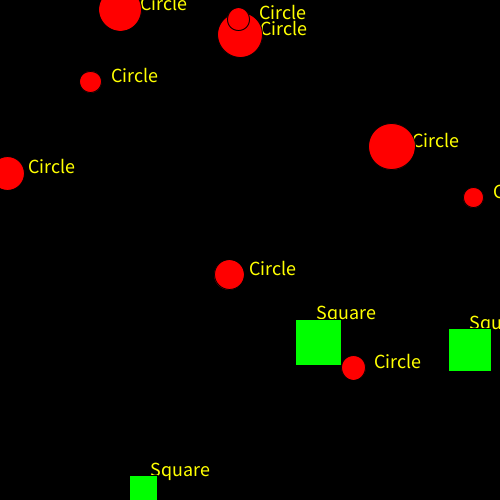
Frame 1 (no input)
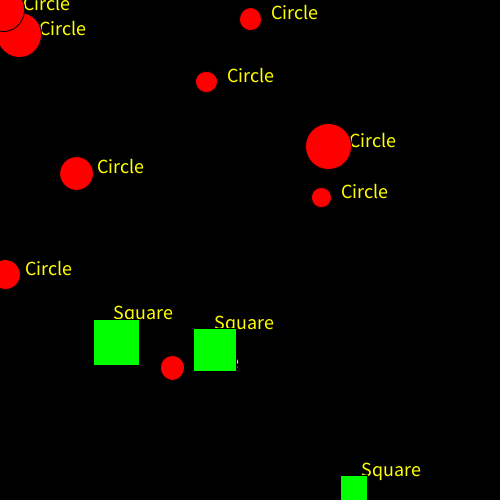
Frame 60 (the mouse pressed at the canvas centre just before this capture)
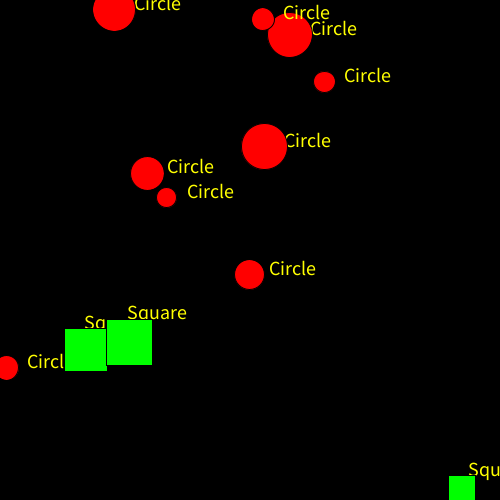
Frame 120 (the mouse held since frame 60 and released just before this capture)

The Processing sketch that drew these frames (run headless with seeded random() and noise(); from frame 60 on, the mouse is pressed at the canvas centre):

// Processing sketch: ex16_05
// ── ex16_05.pde
// 본문 코드 (다형성 적용)
// 원과 사각형 객체 배열 좌우 반사

Shape[] sh = new Shape[12];

void setup() {
  size(500, 500);
  for (int i = 0; i < sh.length; i++) {
    float r = random(1);
    if (r < 0.5) { 
      sh[i] = new Circle(255, random(width), random(height), random(20, 50), random(-5, 5), "Circle");
    } else {
      sh[i] = new Square(255, random(width), random(height), random(20, 50), random(-5, 5), "Square");
    }
  }
}

void draw() {
  background(0);
  for (int i = 0; i < sh.length; i++) {
    sh[i].display();    // 오버라이딩
    sh[i].move();      // 상속
  }
}

// 클래스 코드

class Shape {
  float c, x, y, d, velocity;
  String str;

  Shape(float c, float x, float y, float d, float velocity, String str) {
    this.c = c;
    this.x = x;
    this.y = y;
    this.d = d;
    this.velocity = velocity;
    this.str = str;
  }

  void display() {
    fill(c, c, 0);
    textSize(20);
    text(str, x+20, y);
  }

  void move() {
    x += velocity;
    if (x < 0 || x > width) {
      velocity *= -1;
    }
  }
}

class Circle extends Shape {
  Circle(float c, float x, float y, float d, float velocity, String str) {
    super(c, x, y, d, velocity, str);
  }

  void display() {
    super.display();
    fill(c, 0, 0);
    ellipse(x, y, d, d);
  }
}

class Square extends Shape {
  Square(float c, float x, float y, float d, float velocity, String str) {
    super(c, x, y, d, velocity, str);
  }

  void display() {
    super.display();
    fill(0, c, 0);
    rect(x, y, d, d);
  }
}
